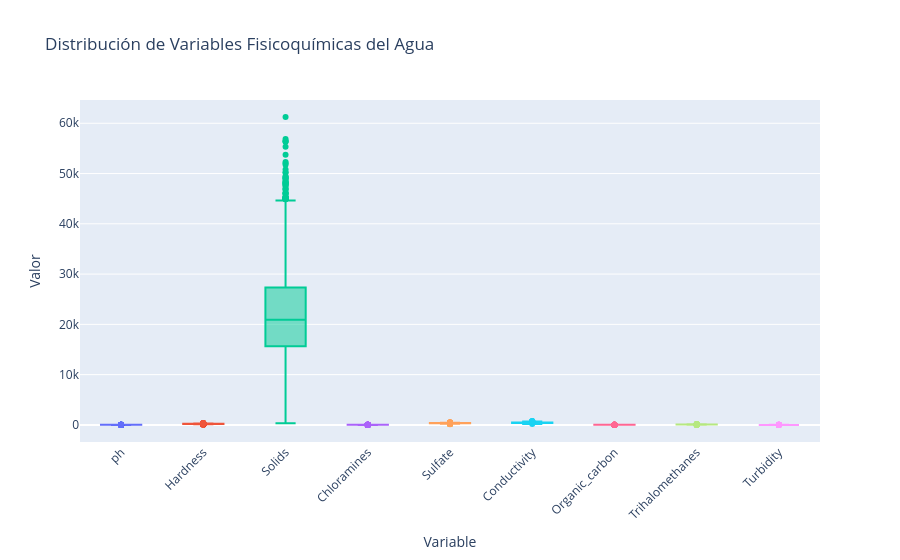

Write notebook code for a chart like this one.
### Code cell
# =============================================================================
# CONCEPTO: Boxplot interactivo multi-variable con Plotly Express
# -----------------------------------------------------------------------------
# Este gráfico compara las distribuciones de varias variables en un solo panel
# usando px.box(). Para que todas las variables quepan en el mismo eje Y,
# primero se reestructura el DataFrame de formato ancho a formato largo.
#
# Transformación con df.melt():
#   - Formato ancho: cada variable es una columna separada (formato original).
#   - Formato largo: una columna 'Variable' contiene el nombre de la variable
#     y otra columna 'Valor' contiene su valor numérico. Cada fila original
#     se convierte en tantas filas como variables existan.
#   - var_name='Variable': nombre de la columna que guardará los nombres de las variables.
#   - value_name='Valor':  nombre de la columna que guardará los valores numéricos.
#
# Ventaja: permite graficar todas las variables en un único gráfico usando
# x='Variable' sin necesidad de crear 9 subplots separados.
#
# showlegend=False: la leyenda sería redundante porque el eje X ya muestra
# los nombres de las variables.
#
# CRITERIO DE USO: Usar melt + boxplot cuando se quiere comparar la dispersión
# y rango de múltiples variables con distintas escalas en una vista consolidada.
# =============================================================================

from sklearn.preprocessing import MinMaxScaler  # Disponible si se necesita normalizar previamente

# Lista de variables fisicoquímicas a comparar (excluye la variable target)
cols_num = ['ph', 'Hardness', 'Solids', 'Chloramines', 'Sulfate',
            'Conductivity', 'Organic_carbon', 'Trihalomethanes', 'Turbidity']

# melt(): convierte de formato ancho (9 columnas) a formato largo (2 columnas)
# Resultado: columnas 'Variable' (nombre) y 'Valor' (dato numérico)
df_melt = df[cols_num].melt(var_name='Variable', value_name='Valor')

fig = px.box(
    df_melt.dropna(),
    x='Variable',    # Eje X: nombre de cada variable fisicoquímica
    y='Valor',       # Eje Y: distribución de valores de cada variable
    color='Variable',
    title='Distribución de Variables Fisicoquímicas del Agua',
    labels={'Valor': 'Valor', 'Variable': 'Variable'}
)
fig.update_layout(showlegend=False, xaxis_tickangle=-45)  # Rota etiquetas para legibilidad
fig.show()

### Figure 1 — Plotly figure (JSON) as saved in the notebook; plotly's stock layout.template omitted (floating-point values rounded to 4 significant figures; data arrays with more than 128 entries replaced by an {"elided": "..."} marker saying what was removed)
{"data": [{"alignmentgroup": "True", "hovertemplate": "Variable=%{x}<br>Valor=%{y}<extra></extra>", "legendgroup": "ph", "marker": {"color": "#636efa"}, "name": "ph", "notched": false, "offsetgroup": "ph", "orientation": "v", "showlegend": true, "type": "box", "x": {"elided": "2785 str values"}, "x0": " ", "xaxis": "x", "y": {"elided": "2785 float values"}, "y0": " ", "yaxis": "y"}, {"alignmentgroup": "True", "hovertemplate": "Variable=%{x}<br>Valor=%{y}<extra></extra>", "legendgroup": "Hardness", "marker": {"color": "#EF553B"}, "name": "Hardness", "notched": false, "offsetgroup": "Hardness", "orientation": "v", "showlegend": true, "type": "box", "x": {"elided": "3276 str values"}, "x0": " ", "xaxis": "x", "y": {"elided": "3276 float values"}, "y0": " ", "yaxis": "y"}, {"alignmentgroup": "True", "hovertemplate": "Variable=%{x}<br>Valor=%{y}<extra></extra>", "legendgroup": "Solids", "marker": {"color": "#00cc96"}, "name": "Solids", "notched": false, "offsetgroup": "Solids", "orientation": "v", "showlegend": true, "type": "box", "x": {"elided": "3276 str values"}, "x0": " ", "xaxis": "x", "y": {"elided": "3276 float values"}, "y0": " ", "yaxis": "y"}, {"alignmentgroup": "True", "hovertemplate": "Variable=%{x}<br>Valor=%{y}<extra></extra>", "legendgroup": "Chloramines", "marker": {"color": "#ab63fa"}, "name": "Chloramines", "notched": false, "offsetgroup": "Chloramines", "orientation": "v", "showlegend": true, "type": "box", "x": {"elided": "3276 str values"}, "x0": " ", "xaxis": "x", "y": {"elided": "3276 float values"}, "y0": " ", "yaxis": "y"}, {"alignmentgroup": "True", "hovertemplate": "Variable=%{x}<br>Valor=%{y}<extra></extra>", "legendgroup": "Sulfate", "marker": {"color": "#FFA15A"}, "name": "Sulfate", "notched": false, "offsetgroup": "Sulfate", "orientation": "v", "showlegend": true, "type": "box", "x": {"elided": "2495 str values"}, "x0": " ", "xaxis": "x", "y": {"elided": "2495 float values"}, "y0": " ", "yaxis": "y"}, {"alignmentgroup": "True", "hovertemplate": "Variable=%{x}<br>Valor=%{y}<extra></extra>", "legendgroup": "Conductivity", "marker": {"color": "#19d3f3"}, "name": "Conductivity", "notched": false, "offsetgroup": "Conductivity", "orientation": "v", "showlegend": true, "type": "box", "x": {"elided": "3276 str values"}, "x0": " ", "xaxis": "x", "y": {"elided": "3276 float values"}, "y0": " ", "yaxis": "y"}, {"alignmentgroup": "True", "hovertemplate": "Variable=%{x}<br>Valor=%{y}<extra></extra>", "legendgroup": "Organic_carbon", "marker": {"color": "#FF6692"}, "name": "Organic_carbon", "notched": false, "offsetgroup": "Organic_carbon", "orientation": "v", "showlegend": true, "type": "box", "x": {"elided": "3276 str values"}, "x0": " ", "xaxis": "x", "y": {"elided": "3276 float values"}, "y0": " ", "yaxis": "y"}, {"alignmentgroup": "True", "hovertemplate": "Variable=%{x}<br>Valor=%{y}<extra></extra>", "legendgroup": "Trihalomethanes", "marker": {"color": "#B6E880"}, "name": "Trihalomethanes", "notched": false, "offsetgroup": "Trihalomethanes", "orientation": "v", "showlegend": true, "type": "box", "x": {"elided": "3114 str values"}, "x0": " ", "xaxis": "x", "y": {"elided": "3114 float values"}, "y0": " ", "yaxis": "y"}, {"alignmentgroup": "True", "hovertemplate": "Variable=%{x}<br>Valor=%{y}<extra></extra>", "legendgroup": "Turbidity", "marker": {"color": "#FF97FF"}, "name": "Turbidity", "notched": false, "offsetgroup": "Turbidity", "orientation": "v", "showlegend": true, "type": "box", "x": {"elided": "3276 str values"}, "x0": " ", "xaxis": "x", "y": {"elided": "3276 float values"}, "y0": " ", "yaxis": "y"}], "layout": {"boxmode": "overlay", "legend": {"title": {"text": "Variable"}, "tracegroupgap": 0}, "showlegend": false, "title": {"text": "Distribución de Variables Fisicoquímicas del Agua"}, "xaxis": {"anchor": "y", "categoryarray": ["ph", "Hardness", "Solids", "Chloramines", "Sulfate", "Conductivity", "Organic_carbon", "Trihalomethanes", "Turbidity"], "categoryorder": "array", "domain": [0, 1], "tickangle": -45, "title": {"text": "Variable"}}, "yaxis": {"anchor": "x", "domain": [0, 1], "title": {"text": "Valor"}}}}
